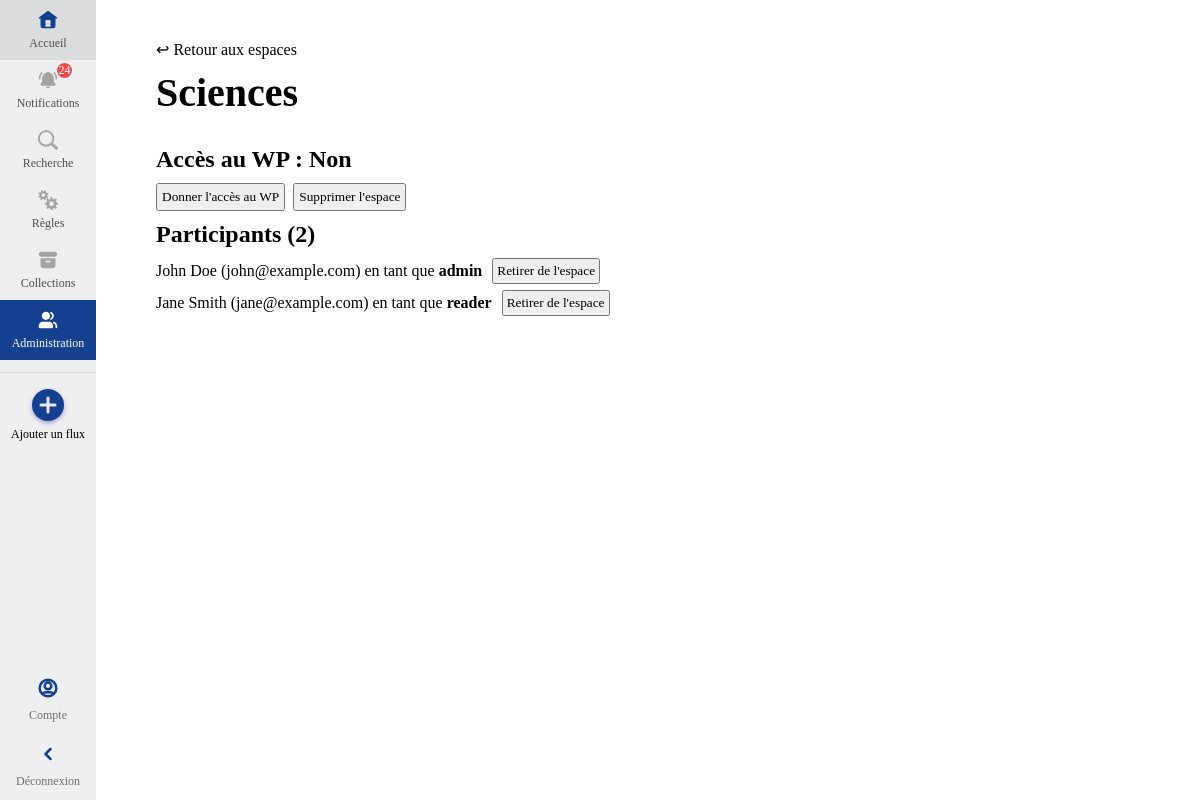
The app's page /espace?id=11 (signed in) with its own data.
### tables this page shows
CREATE TABLE `espace` (
  `id_espace` int NOT NULL AUTO_INCREMENT,
  `nom` varchar(50) DEFAULT NULL,
  `article_wp` tinyint(1) NOT NULL DEFAULT '0',
  PRIMARY KEY (`id_espace`)
);

CREATE TABLE `contient_des` (
  `id_utilisateur` int NOT NULL,
  `id_espace` int NOT NULL,
  `role` varchar(225) NOT NULL,
  PRIMARY KEY (`id_utilisateur`,`id_espace`),
  KEY `contient_des_ibfk_2` (`id_espace`),
  CONSTRAINT `contient_des_ibfk_1` FOREIGN KEY (`id_utilisateur`) REFERENCES `utilisateur` (`id_utilisateur`) ON DELETE CASCADE,
  CONSTRAINT `contient_des_ibfk_2` FOREIGN KEY (`id_espace`) REFERENCES `espace` (`id_espace`) ON DELETE CASCADE
);

CREATE TABLE `utilisateur` (
  `id_utilisateur` int NOT NULL AUTO_INCREMENT,
  `nom` varchar(128) NOT NULL,
  `prenom` varchar(128) NOT NULL,
  `email` varchar(255) NOT NULL,
  `hash_password` varchar(255) NOT NULL,
  `date_inscription` int NOT NULL,
  `est_admin` tinyint(1) NOT NULL DEFAULT '0',
  PRIMARY KEY (`id_utilisateur`),
  UNIQUE KEY `mail` (`email`)
);

### public/espace.php (called while the page is built, shortened)
<?php
require_once __DIR__ . "/../src/model/EspaceModel.php";
try {
    $espace = EspaceModel::getDetails($id_espace);
    $participants = EspaceModel::getParticipants($id_espace);
} catch (EspaceNotFoundException $e) {
    http_response_code(404);
    header("Location: /espaces");
}
require_once __DIR__ . "/../views/components/side-bar.php";
require_once __DIR__ . "/../views/espace.php";

### src/model/EspaceModel.php (called while the page is built, shortened)
<?php
class EspaceModel
{
    static function getDetails(int $id_espace): array | EspaceNotFoundException
    {
        $mysqli = Database::connexion();
        $stmt = $mysqli->prepare("SELECT e.*, COUNT(c.id_utilisateur) AS nb_utilisateurs FROM espace e INNER JOIN contient_des c ON e.id_espace = c.id_espace WHERE e.id_espace = ? GROUP BY e.id_espace");
        $stmt->bind_param("i", $id_espace);
        $stmt->execute();
        $res = $stmt->get_result()->fetch_all(MYSQLI_ASSOC);
        return $res[0];
    }
    static function getParticipants(int $id_espace): array
    {
        $mysqli = Database::connexion();
        $stmt = $mysqli->prepare("SELECT u.id_utilisateur, u.nom, u.prenom, u.email, c.role FROM utilisateur u
    INNER JOIN contient_des c ON u.id_utilisateur = c.id_utilisateur
    WHERE c.id_espace = ? ORDER BY c.role ASC");
        $stmt->bind_param("i", $id_espace);
        $stmt->execute();
        $res = $stmt->get_result()->fetch_all(MYSQLI_ASSOC);
        return $res;
    }
}

### views/espace.php (the view, shortened to what this page needs)
<!DOCTYPE html>
<html lang="fr">
<head>
    <link rel="stylesheet" href="css/colors.css">
    <link rel="stylesheet" href="css/font.css">
    <link rel="stylesheet" href="css/side-bar.css">
    <link rel="stylesheet" href="css/style.css">
    <link rel="stylesheet" href="css/espace.css">
</head>
<body>
    <div id="container-espace">
        <a href="espaces">
            ↩ Retour aux espaces
        </a>
        <h1><?= $espace["nom"] ?></h1>
        <h2>Accès au WP : <?= $espace["article_wp"] == 1 ? "Oui" : "Non" ?></h2>
        <div style="display: flex; gap: 8px;">
            <button style="padding: 4px; width: fit-content;" onclick="toggleAccessToWP(<?= $espace['id_espace'] ?>)">Donner l'accès au WP</button>
            <button style="padding: 4px; width: fit-content;" onclick="deleteEspace(<?= $espace['id_espace'] ?>)">Supprimer l'espace</button>
        </div>
        <div class="participants">
            <h2>Participant<?= $espace["nb_utilisateurs"] > 1 ? "s" : ""?> (<?= $espace["nb_utilisateurs"] ?>)</h2>
            <ul>
                <?php foreach ($participants as $participant): ?>
                    <li>
                        <p><?= $participant["prenom"] ?> <?= $participant["nom"] ?> (<?= $participant["email"] ?>) en tant que <b><?= $participant["role"] ?></b></p>
                        <button onclick="removeParticipant(<?= $participant['id_utilisateur'] ?>, <?= $espace['id_espace'] ?>)">Retirer de l'espace</button>
                    </li>
                <?php endforeach; ?>
            </ul>
        </div>
    </div>
</body>
</html>

### public/css/colors.css (style rules this page uses)
:root { --border-color : #00000014; --highlight-color: #154090; --highlight-border-color: #10367c; --highlight-text-color: #032562; --background-color: #eeeff0; --btn-background-color: #f0f0f0; --btn-border-color: #d0d7de; --btn-hover-background-color: #fafafa; --text-secondary-color: #62696f; }

### public/css/side-bar.css (style rules this page uses)
a { text-decoration: none; }

### public/css/style.css (style rules this page uses)
* { margin: 0; padding: 0; font-family: 'Fira Sans'; }
body { box-sizing: border-box; height: 100vh; margin: 0; display: grid; grid-template-columns: 96px 325px auto; font-family: 'Fira Sans'; overflow-y: hidden; }

### public/css/espace.css (style rules this page uses)
body { grid-template-columns: 96px auto; }
h1 { font-size: 2.5em; margin-bottom: 20px; }
div#container-espace { display: flex; margin-left: 5vw; flex-direction: column; gap: 10px; margin-top: 5vh; }
a { text-decoration: none; color: black; }
ul { margin: 10px 0; display: flex; flex-direction: column; gap: 6px; }
li { display: flex; align-items: center; gap: 10px; }
li > button { padding: 3px; }

### records on screen
espace: nom "Sciences"
contient_des: id_utilisateur.prenom "John", id_utilisateur.nom "Doe", id_utilisateur.email "john@example.com", role "admin"
contient_des: id_utilisateur.prenom "Jane", id_utilisateur.nom "Smith", id_utilisateur.email "jane@example.com", role "reader"

### other values on screen
$nb_notifs "24"
$espace["nb_utilisateurs"] "2"
